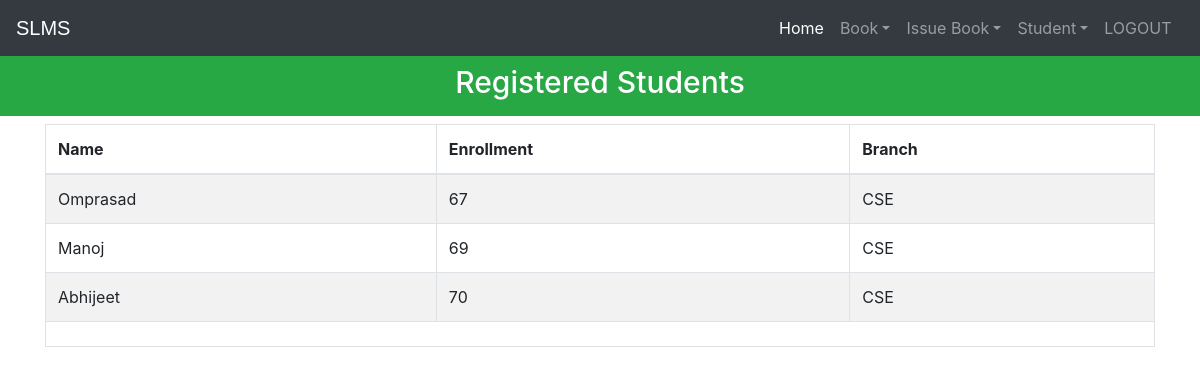
The app's page /viewstudent (signed in) with its own data.
### library/models.py (models this page shows, shortened)
class StudentExtra(models.Model):
    user=models.OneToOneField(User,on_delete=models.CASCADE)
    enrollment = models.CharField(max_length=40)
    branch = models.CharField(max_length=40)
    @property
    def get_name(self):
        return self.user.first_name

### library/views.py (the view)
# urls.py: path('viewstudent', views.viewstudent_view),
@login_required(login_url='adminlogin')
@user_passes_test(is_admin)
def viewstudent_view(request):
    students=models.StudentExtra.objects.all()
    return render(request,'library/viewstudent.html',{'students':students})

### library/views.py (called while the page is built)
def is_admin(user):
    return user.groups.filter(name='ADMIN').exists()

### templates/library/viewstudent.html (shortened to what this page needs)
<!DOCTYPE html>
<html lang="en" dir="ltr">
  <head>
  </head>
  <body>
    {% include "library/navbaradmin.html" %}
    <br>
    <br>
    <h3 class="p-3 mb-2 bg-success text-white" style = 'font-size: 30px;text-align:center;'>Registered Students</h3>
    {% if students%}
<div class="container">
  <table class="table table-hover table-condensed table-striped table-bordered">
    <thead>
    <tr>
    <th>Name</th>
    <th>Enrollment</th>
    <th>Branch</th>
    </tr>
    </thead>
    <tfoot>
    <tr>
    <td colspan="3">
    </td>
    </tr>
    </tfoot>
    <tbody>
      {% for s in students %}
        <tr>
          <td>{{s.get_name}}</td>
          <td>{{s.enrollment}}</td>
          <td>{{s.branch}}</td>
        </tr>
      {% endfor %}
    </tbody>
    </table>
</div>
{%else%}
<h1> No Student Registered in Library</h1>
{%endif%}
<br><br><br><br><br><br>
<br><br><br>
  {% include "library/footer.html" %}
  </body>
</html>

### records on screen
StudentExtra: get_name "Omprasad", enrollment "67", branch "CSE"
StudentExtra: get_name "Manoj", enrollment "69", branch "CSE"
StudentExtra: get_name "Abhijeet", enrollment "70", branch "CSE"
